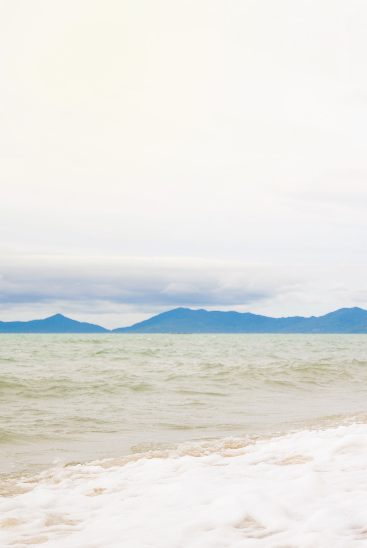
#> input picture Picture/sea.png, 367 x 548 px
$ python '28颜色映射.py'
#> lines starting #> are read from the running program, lines starting #| are printed output that depends on the picture
import numpy as np
import cv2

img = cv2.imread("../../Picture/sea.png")
#> img is the input picture: shape (548, 367, 3); mean B, G, R 226.2, 229.8, 229.5
imgInfo = img.shape
#> imgInfo = (548, 367, 3)
height = imgInfo[0]
#> height = 548
width = imgInfo[1]
#> width = 367
cv2.imshow("img", img)

# 蓝色效果实现
# b*1.5  g*1.3
dst = np.zeros(imgInfo, np.uint8)
for i in range(0, height):
    for j in range(0, width):
        (b, g, r) = img[i, j]
        b = b * 1.5
        g = g * 1.3
        if b > 255:
            b = 255
        if g > 255:
            g = 255
        dst[i, j] = (b, g, r)
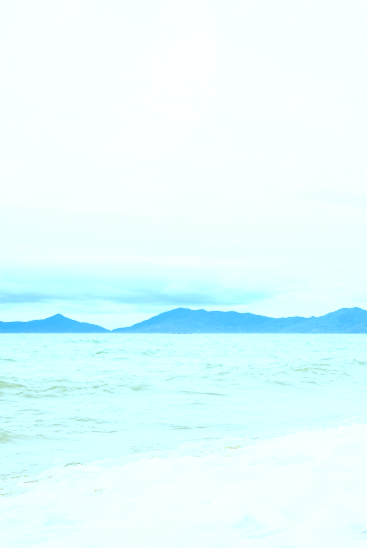
#> dst: shape (548, 367, 3); mean B, G, R 254.7, 252.9, 229.5
cv2.imshow("dst", dst)
cv2.waitKey(0)
